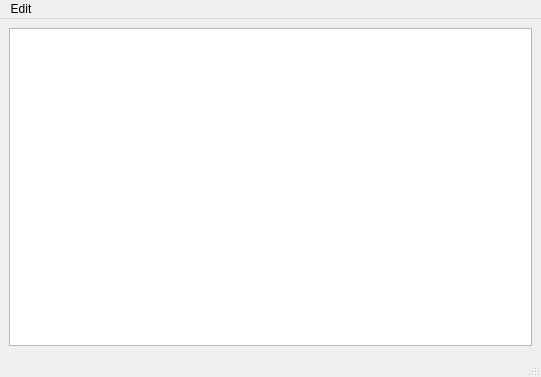
<?xml version="1.0" encoding="UTF-8"?>
<ui version="4.0">
 <class>MainWindow</class>
 <widget class="QMainWindow" name="MainWindow">
  <property name="geometry">
   <rect>
    <x>0</x>
    <y>0</y>
    <width>541</width>
    <height>377</height>
   </rect>
  </property>
  <property name="windowTitle">
   <string>MainWindow</string>
  </property>
  <widget class="QWidget" name="centralwidget">
   <layout class="QGridLayout" name="gridLayout">
    <item row="0" column="0">
     <widget class="QTextEdit" name="textEdit">
      <property name="readOnly">
       <bool>true</bool>
      </property>
     </widget>
    </item>
   </layout>
  </widget>
  <widget class="QMenuBar" name="menubar">
   <property name="geometry">
    <rect>
     <x>0</x>
     <y>0</y>
     <width>541</width>
     <height>26</height>
    </rect>
   </property>
   <widget class="QMenu" name="menuEdit">
    <property name="title">
     <string>Edit</string>
    </property>
    <addaction name="actionInsert"/>
    <addaction name="actionDelete"/>
    <addaction name="actionClear"/>
    <addaction name="actionContains"/>
   </widget>
   <addaction name="menuEdit"/>
  </widget>
  <widget class="QStatusBar" name="statusbar"/>
  <action name="actionInsert">
   <property name="text">
    <string>Insert</string>
   </property>
  </action>
  <action name="actionDelete">
   <property name="text">
    <string>Delete</string>
   </property>
  </action>
  <action name="actionClear">
   <property name="text">
    <string>Clear</string>
   </property>
  </action>
  <action name="actionContains">
   <property name="text">
    <string>Contains</string>
   </property>
  </action>
 </widget>
 <resources/>
 <connections>
  <connection>
   <sender>actionClear</sender>
   <signal>triggered()</signal>
   <receiver>MainWindow</receiver>
   <slot>onClear_clicked()</slot>
   <hints>
    <hint type="sourcelabel">
     <x>-1</x>
     <y>-1</y>
    </hint>
    <hint type="destinationlabel">
     <x>270</x>
     <y>188</y>
    </hint>
   </hints>
  </connection>
  <connection>
   <sender>actionContains</sender>
   <signal>triggered()</signal>
   <receiver>MainWindow</receiver>
   <slot>onContains_clicked()</slot>
   <hints>
    <hint type="sourcelabel">
     <x>-1</x>
     <y>-1</y>
    </hint>
    <hint type="destinationlabel">
     <x>270</x>
     <y>188</y>
    </hint>
   </hints>
  </connection>
  <connection>
   <sender>actionDelete</sender>
   <signal>triggered()</signal>
   <receiver>MainWindow</receiver>
   <slot>onDelete_clicked()</slot>
   <hints>
    <hint type="sourcelabel">
     <x>-1</x>
     <y>-1</y>
    </hint>
    <hint type="destinationlabel">
     <x>270</x>
     <y>188</y>
    </hint>
   </hints>
  </connection>
  <connection>
   <sender>actionInsert</sender>
   <signal>triggered()</signal>
   <receiver>MainWindow</receiver>
   <slot>onInsert_clicked()</slot>
   <hints>
    <hint type="sourcelabel">
     <x>-1</x>
     <y>-1</y>
    </hint>
    <hint type="destinationlabel">
     <x>270</x>
     <y>188</y>
    </hint>
   </hints>
  </connection>
 </connections>
 <slots>
  <slot>onInsert_clicked()</slot>
  <slot>onDelete_clicked()</slot>
  <slot>onClear_clicked()</slot>
  <slot>onContains_clicked()</slot>
 </slots>
</ui>
